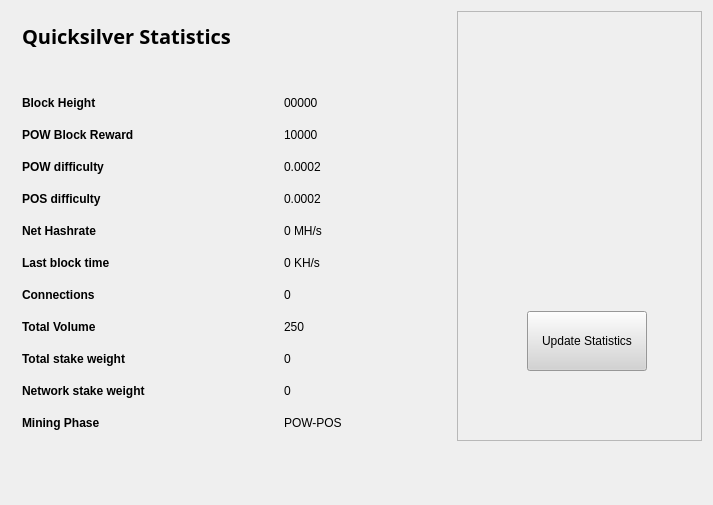
<?xml version="1.0" encoding="UTF-8"?>
<ui version="4.0">
 <class>StatisticsPage</class>
 <widget class="QWidget" name="StatisticsPage">
  <property name="windowModality">
   <enum>Qt::NonModal</enum>
  </property>
  <property name="geometry">
   <rect>
    <x>0</x>
    <y>0</y>
    <width>713</width>
    <height>505</height>
   </rect>
  </property>
  <property name="windowTitle">
   <string>Digging</string>
  </property>
  <property name="styleSheet">
   <string notr="true">color:#000000;
font-family:'Open Sans,sans-serif';</string>
  </property>
  <layout class="QGridLayout" name="gridLayout">
   <property name="sizeConstraint">
    <enum>QLayout::SetMaximumSize</enum>
   </property>
   <item row="0" column="1">
    <widget class="QFrame" name="frame">
     <property name="minimumSize">
      <size>
       <width>213</width>
       <height>0</height>
      </size>
     </property>
     <property name="frameShape">
      <enum>QFrame::StyledPanel</enum>
     </property>
     <property name="frameShadow">
      <enum>QFrame::Raised</enum>
     </property>
     <widget class="QPushButton" name="startButton">
      <property name="geometry">
       <rect>
        <x>70</x>
        <y>300</y>
        <width>120</width>
        <height>60</height>
       </rect>
      </property>
      <property name="sizePolicy">
       <sizepolicy hsizetype="Fixed" vsizetype="Fixed">
        <horstretch>0</horstretch>
        <verstretch>0</verstretch>
       </sizepolicy>
      </property>
      <property name="minimumSize">
       <size>
        <width>120</width>
        <height>60</height>
       </size>
      </property>
      <property name="styleSheet">
       <string notr="true">background:lightgrey;</string>
      </property>
      <property name="text">
       <string>Update Statistics</string>
      </property>
     </widget>
     <widget class="QLabel" name="label">
      <property name="geometry">
       <rect>
        <x>0</x>
        <y>30</y>
        <width>251</width>
        <height>251</height>
       </rect>
      </property>
      <property name="text">
       <string>&lt;!DOCTYPE HTML PUBLIC &quot;-//W3C//DTD HTML 4.0//EN&quot; &quot;http://www.w3.org/TR/REC-html40/strict.dtd&quot;&gt;
&lt;html&gt;&lt;head&gt;&lt;meta name=&quot;qrichtext&quot; content=&quot;1&quot; /&gt;&lt;style type=&quot;text/css&quot;&gt;
p, li { white-space: pre-wrap; }
&lt;/style&gt;&lt;/head&gt;&lt;body style=&quot; font-family:'Open Sans,sans-serif'; font-size:8pt; font-weight:400; font-style:normal;&quot;&gt;
&lt;p align=&quot;center&quot; style=&quot; margin-top:0px; margin-bottom:0px; margin-left:0px; margin-right:0px; -qt-block-indent:0; text-indent:0px;&quot;&gt;&lt;img src=&quot;:/images/Wallet_Logo&quot; /&gt;&lt;/p&gt;&lt;/body&gt;&lt;/html&gt;</string>
      </property>
     </widget>
    </widget>
   </item>
   <item row="0" column="0">
    <widget class="QFrame" name="gridFrame_2">
     <property name="maximumSize">
      <size>
       <width>440</width>
       <height>16777215</height>
      </size>
     </property>
     <layout class="QGridLayout" name="gridLayout_4">
      <item row="3" column="0">
       <layout class="QFormLayout" name="formLayout_2">
        <property name="fieldGrowthPolicy">
         <enum>QFormLayout::FieldsStayAtSizeHint</enum>
        </property>
        <property name="horizontalSpacing">
         <number>139</number>
        </property>
        <property name="verticalSpacing">
         <number>18</number>
        </property>
        <property name="rightMargin">
         <number>0</number>
        </property>
        <item row="1" column="0">
         <widget class="QLabel" name="label_14">
          <property name="text">
           <string>&lt;html&gt;&lt;head/&gt;&lt;body&gt;&lt;p&gt;&lt;span style=&quot; font-weight:600;&quot;&gt;Block Height&lt;/span&gt;&lt;/p&gt;&lt;/body&gt;&lt;/html&gt;</string>
          </property>
         </widget>
        </item>
        <item row="1" column="1">
         <widget class="QLabel" name="heightBox">
          <property name="text">
           <string>00000</string>
          </property>
         </widget>
        </item>
        <item row="2" column="0">
         <widget class="QLabel" name="label_12">
          <property name="text">
           <string>&lt;html&gt;&lt;head/&gt;&lt;body&gt;&lt;p&gt;&lt;span style=&quot; font-weight:600;&quot;&gt;POW Block Reward&lt;/span&gt;&lt;/p&gt;&lt;/body&gt;&lt;/html&gt;</string>
          </property>
         </widget>
        </item>
        <item row="2" column="1">
         <widget class="QLabel" name="rewardBox">
          <property name="text">
           <string>10000</string>
          </property>
         </widget>
        </item>
        <item row="3" column="0">
         <widget class="QLabel" name="label_13">
          <property name="text">
           <string>&lt;html&gt;&lt;head/&gt;&lt;body&gt;&lt;p&gt;&lt;span style=&quot; font-weight:600;&quot;&gt;POW difficulty&lt;/span&gt;&lt;/p&gt;&lt;/body&gt;&lt;/html&gt;</string>
          </property>
         </widget>
        </item>
        <item row="3" column="1">
         <widget class="QLabel" name="diffBox">
          <property name="text">
           <string>0.0002</string>
          </property>
         </widget>
        </item>
        <item row="4" column="0">
         <widget class="QLabel" name="label_9">
          <property name="text">
           <string>&lt;html&gt;&lt;head/&gt;&lt;body&gt;&lt;p&gt;&lt;span style=&quot; font-weight:600;&quot;&gt;POS difficulty&lt;/span&gt;&lt;/p&gt;&lt;/body&gt;&lt;/html&gt;</string>
          </property>
         </widget>
        </item>
        <item row="4" column="1">
         <widget class="QLabel" name="diffBox2">
          <property name="text">
           <string>0.0002</string>
          </property>
         </widget>
        </item>
        <item row="5" column="1">
         <widget class="QLabel" name="pawrateBox">
          <property name="text">
           <string>0 MH/s</string>
          </property>
         </widget>
        </item>
        <item row="6" column="0">
         <widget class="QLabel" name="label3_2">
          <property name="sizePolicy">
           <sizepolicy hsizetype="Preferred" vsizetype="Maximum">
            <horstretch>0</horstretch>
            <verstretch>0</verstretch>
           </sizepolicy>
          </property>
          <property name="text">
           <string>&lt;html&gt;&lt;head/&gt;&lt;body&gt;&lt;p&gt;&lt;span style=&quot; font-weight:600;&quot;&gt;Last block time&lt;/span&gt;&lt;/p&gt;&lt;/body&gt;&lt;/html&gt;</string>
          </property>
         </widget>
        </item>
        <item row="6" column="1">
         <widget class="QLabel" name="localBox">
          <property name="text">
           <string>0 KH/s</string>
          </property>
         </widget>
        </item>
        <item row="7" column="0">
         <widget class="QLabel" name="label1_2">
          <property name="text">
           <string>&lt;html&gt;&lt;head/&gt;&lt;body&gt;&lt;p&gt;&lt;span style=&quot; font-weight:600;&quot;&gt;Connections&lt;/span&gt;&lt;/p&gt;&lt;/body&gt;&lt;/html&gt;</string>
          </property>
         </widget>
        </item>
        <item row="7" column="1">
         <widget class="QLabel" name="connectionBox">
          <property name="text">
           <string>0</string>
          </property>
         </widget>
        </item>
        <item row="8" column="0">
         <widget class="QLabel" name="label_8">
          <property name="text">
           <string>&lt;html&gt;&lt;head/&gt;&lt;body&gt;&lt;p&gt;&lt;span style=&quot; font-weight:600;&quot;&gt;Total Volume&lt;/span&gt;&lt;/p&gt;&lt;/body&gt;&lt;/html&gt;</string>
          </property>
         </widget>
        </item>
        <item row="8" column="1">
         <widget class="QLabel" name="volumeBox">
          <property name="text">
           <string>250</string>
          </property>
         </widget>
        </item>
        <item row="9" column="0">
         <widget class="QLabel" name="label_10">
          <property name="text">
           <string>&lt;html&gt;&lt;head/&gt;&lt;body&gt;&lt;p&gt;&lt;span style=&quot; font-weight:600;&quot;&gt;Total stake weight&lt;/span&gt;&lt;/p&gt;&lt;/body&gt;&lt;/html&gt;</string>
          </property>
         </widget>
        </item>
        <item row="9" column="1">
         <widget class="QLabel" name="minBox">
          <property name="text">
           <string>0</string>
          </property>
         </widget>
        </item>
        <item row="10" column="0">
         <widget class="QLabel" name="label_11">
          <property name="text">
           <string>&lt;html&gt;&lt;head/&gt;&lt;body&gt;&lt;p&gt;&lt;span style=&quot; font-weight:600;&quot;&gt;Network stake weight&lt;/span&gt;&lt;/p&gt;&lt;/body&gt;&lt;/html&gt;</string>
          </property>
         </widget>
        </item>
        <item row="10" column="1">
         <widget class="QLabel" name="maxBox">
          <property name="text">
           <string>0</string>
          </property>
         </widget>
        </item>
        <item row="11" column="0">
         <widget class="QLabel" name="label_15">
          <property name="text">
           <string>&lt;html&gt;&lt;head/&gt;&lt;body&gt;&lt;p&gt;&lt;span style=&quot; font-weight:600;&quot;&gt;Mining Phase&lt;/span&gt;&lt;/p&gt;&lt;/body&gt;&lt;/html&gt;</string>
          </property>
         </widget>
        </item>
        <item row="11" column="1">
         <widget class="QLabel" name="cBox">
          <property name="text">
           <string>POW-POS</string>
          </property>
         </widget>
        </item>
        <item row="5" column="0">
         <widget class="QLabel" name="label_16">
          <property name="text">
           <string>&lt;html&gt;&lt;head/&gt;&lt;body&gt;&lt;p&gt;&lt;span style=&quot; font-weight:600;&quot;&gt;Net Hashrate&lt;/span&gt;&lt;/p&gt;&lt;/body&gt;&lt;/html&gt;</string>
          </property>
         </widget>
        </item>
       </layout>
      </item>
      <item row="1" column="0">
       <layout class="QHBoxLayout" name="horizontalLayout_4">
        <property name="spacing">
         <number>7</number>
        </property>
        <item>
         <widget class="QLabel" name="label_5">
          <property name="font">
           <font>
            <family>Open Sans,sans-serif</family>
           </font>
          </property>
          <property name="text">
           <string>&lt;html&gt;&lt;head/&gt;&lt;body&gt;&lt;p&gt;&lt;span style=&quot; font-size:20px; font-weight:600; color:#000000;&quot;&gt;Quicksilver Statistics&lt;/span&gt;&lt;/p&gt;&lt;/body&gt;&lt;/html&gt;</string>
          </property>
         </widget>
        </item>
        <item>
         <spacer name="horizontalSpacer_2">
          <property name="orientation">
           <enum>Qt::Horizontal</enum>
          </property>
          <property name="sizeHint" stdset="0">
           <size>
            <width>40</width>
            <height>20</height>
           </size>
          </property>
         </spacer>
        </item>
       </layout>
      </item>
      <item row="2" column="0">
       <spacer name="verticalSpacer_2">
        <property name="orientation">
         <enum>Qt::Vertical</enum>
        </property>
        <property name="sizeHint" stdset="0">
         <size>
          <width>20</width>
          <height>40</height>
         </size>
        </property>
       </spacer>
      </item>
     </layout>
    </widget>
   </item>
   <item row="1" column="0">
    <spacer name="verticalSpacer">
     <property name="orientation">
      <enum>Qt::Vertical</enum>
     </property>
     <property name="sizeHint" stdset="0">
      <size>
       <width>20</width>
       <height>40</height>
      </size>
     </property>
    </spacer>
   </item>
  </layout>
 </widget>
 <layoutdefault spacing="6" margin="11"/>
 <resources/>
 <connections/>
</ui>
